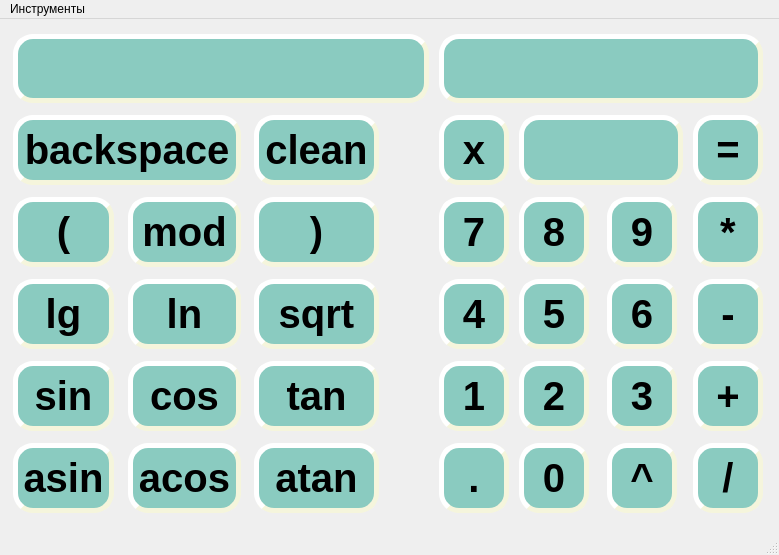
<?xml version="1.0" encoding="UTF-8"?>
<ui version="4.0">
 <class>MainWindow</class>
 <widget class="QMainWindow" name="MainWindow">
  <property name="geometry">
   <rect>
    <x>0</x>
    <y>0</y>
    <width>779</width>
    <height>555</height>
   </rect>
  </property>
  <property name="maximumSize">
   <size>
    <width>779</width>
    <height>555</height>
   </size>
  </property>
  <property name="windowTitle">
   <string>SmartCalc</string>
  </property>
  <widget class="QWidget" name="centralwidget">
   <layout class="QGridLayout" name="gridLayout_4">
    <item row="5" column="7">
     <widget class="QPushButton" name="pushButton_div">
      <property name="sizePolicy">
       <sizepolicy hsizetype="Minimum" vsizetype="Preferred">
        <horstretch>0</horstretch>
        <verstretch>0</verstretch>
       </sizepolicy>
      </property>
      <property name="minimumSize">
       <size>
        <width>70</width>
        <height>70</height>
       </size>
      </property>
      <property name="maximumSize">
       <size>
        <width>70</width>
        <height>70</height>
       </size>
      </property>
      <property name="styleSheet">
       <string notr="true">
     background-color: rgb(138, 203, 192);
     border-style: outset;
     border-width: 5px;
     border-radius: 20px;
     border-color: beige;
     font: bold 40px;
     padding: 6px;</string>
      </property>
      <property name="text">
       <string>/</string>
      </property>
     </widget>
    </item>
    <item row="2" column="0">
     <widget class="QPushButton" name="pushButton_open_braket">
      <property name="sizePolicy">
       <sizepolicy hsizetype="Minimum" vsizetype="Preferred">
        <horstretch>0</horstretch>
        <verstretch>0</verstretch>
       </sizepolicy>
      </property>
      <property name="maximumSize">
       <size>
        <width>101</width>
        <height>70</height>
       </size>
      </property>
      <property name="styleSheet">
       <string notr="true">
     background-color: rgb(138, 203, 192);
     border-style: outset;
     border-width: 5px;
     border-radius: 20px;
     border-color: beige;
     font: bold 40px;
     padding: 6px;</string>
      </property>
      <property name="text">
       <string>(</string>
      </property>
     </widget>
    </item>
    <item row="2" column="1">
     <widget class="QPushButton" name="pushButton_mod">
      <property name="maximumSize">
       <size>
        <width>113</width>
        <height>70</height>
       </size>
      </property>
      <property name="styleSheet">
       <string notr="true">
     background-color: rgb(138, 203, 192);
     border-style: outset;
     border-width: 5px;
     border-radius: 20px;
     border-color: beige;
     font: bold 40px;
     padding: 6px;</string>
      </property>
      <property name="text">
       <string>mod</string>
      </property>
     </widget>
    </item>
    <item row="4" column="7">
     <widget class="QPushButton" name="pushButton_plus">
      <property name="sizePolicy">
       <sizepolicy hsizetype="Minimum" vsizetype="Preferred">
        <horstretch>0</horstretch>
        <verstretch>0</verstretch>
       </sizepolicy>
      </property>
      <property name="minimumSize">
       <size>
        <width>70</width>
        <height>70</height>
       </size>
      </property>
      <property name="maximumSize">
       <size>
        <width>70</width>
        <height>70</height>
       </size>
      </property>
      <property name="styleSheet">
       <string notr="true">
     background-color: rgb(138, 203, 192);
     border-style: outset;
     border-width: 5px;
     border-radius: 20px;
     border-color: beige;
     font: bold 40px;
     padding: 6px;</string>
      </property>
      <property name="text">
       <string>+</string>
      </property>
     </widget>
    </item>
    <item row="4" column="4">
     <widget class="QPushButton" name="pushButton_1">
      <property name="sizePolicy">
       <sizepolicy hsizetype="Minimum" vsizetype="Preferred">
        <horstretch>0</horstretch>
        <verstretch>0</verstretch>
       </sizepolicy>
      </property>
      <property name="minimumSize">
       <size>
        <width>70</width>
        <height>70</height>
       </size>
      </property>
      <property name="maximumSize">
       <size>
        <width>70</width>
        <height>70</height>
       </size>
      </property>
      <property name="styleSheet">
       <string notr="true">
     background-color: rgb(138, 203, 192);
     border-style: outset;
     border-width: 5px;
     border-radius: 20px;
     border-color: beige;
     font: bold 40px;
     padding: 6px;</string>
      </property>
      <property name="text">
       <string>1</string>
      </property>
     </widget>
    </item>
    <item row="3" column="1">
     <widget class="QPushButton" name="pushButton_ln">
      <property name="sizePolicy">
       <sizepolicy hsizetype="Minimum" vsizetype="Preferred">
        <horstretch>0</horstretch>
        <verstretch>0</verstretch>
       </sizepolicy>
      </property>
      <property name="maximumSize">
       <size>
        <width>113</width>
        <height>70</height>
       </size>
      </property>
      <property name="styleSheet">
       <string notr="true">
     background-color: rgb(138, 203, 192);
     border-style: outset;
     border-width: 5px;
     border-radius: 20px;
     border-color: beige;
     font: bold 40px;
     padding: 6px;</string>
      </property>
      <property name="text">
       <string>ln</string>
      </property>
     </widget>
    </item>
    <item row="1" column="2">
     <widget class="QPushButton" name="pushButton_clean">
      <property name="sizePolicy">
       <sizepolicy hsizetype="Minimum" vsizetype="Preferred">
        <horstretch>0</horstretch>
        <verstretch>0</verstretch>
       </sizepolicy>
      </property>
      <property name="maximumSize">
       <size>
        <width>125</width>
        <height>71</height>
       </size>
      </property>
      <property name="styleSheet">
       <string notr="true">
     background-color: rgb(138, 203, 192);
     border-style: outset;
     border-width: 5px;
     border-radius: 20px;
     border-color: beige;
     font: bold 40px;
     padding: 6px;</string>
      </property>
      <property name="text">
       <string>clean</string>
      </property>
     </widget>
    </item>
    <item row="2" column="7">
     <widget class="QPushButton" name="pushButton_mul">
      <property name="sizePolicy">
       <sizepolicy hsizetype="Expanding" vsizetype="Preferred">
        <horstretch>0</horstretch>
        <verstretch>0</verstretch>
       </sizepolicy>
      </property>
      <property name="minimumSize">
       <size>
        <width>70</width>
        <height>70</height>
       </size>
      </property>
      <property name="maximumSize">
       <size>
        <width>70</width>
        <height>70</height>
       </size>
      </property>
      <property name="styleSheet">
       <string notr="true">
     background-color: rgb(138, 203, 192);
     border-style: outset;
     border-width: 5px;
     border-radius: 20px;
     border-color: beige;
     font: bold 40px;
     padding: 6px;</string>
      </property>
      <property name="text">
       <string>*</string>
      </property>
     </widget>
    </item>
    <item row="3" column="5">
     <widget class="QPushButton" name="pushButton_5">
      <property name="sizePolicy">
       <sizepolicy hsizetype="Minimum" vsizetype="Preferred">
        <horstretch>0</horstretch>
        <verstretch>0</verstretch>
       </sizepolicy>
      </property>
      <property name="minimumSize">
       <size>
        <width>70</width>
        <height>70</height>
       </size>
      </property>
      <property name="maximumSize">
       <size>
        <width>70</width>
        <height>70</height>
       </size>
      </property>
      <property name="styleSheet">
       <string notr="true">
     background-color: rgb(138, 203, 192);
     border-style: outset;
     border-width: 5px;
     border-radius: 20px;
     border-color: beige;
     font: bold 40px;
     padding: 6px;</string>
      </property>
      <property name="text">
       <string>5</string>
      </property>
     </widget>
    </item>
    <item row="4" column="6">
     <widget class="QPushButton" name="pushButton_3">
      <property name="sizePolicy">
       <sizepolicy hsizetype="Minimum" vsizetype="Preferred">
        <horstretch>0</horstretch>
        <verstretch>0</verstretch>
       </sizepolicy>
      </property>
      <property name="minimumSize">
       <size>
        <width>70</width>
        <height>70</height>
       </size>
      </property>
      <property name="maximumSize">
       <size>
        <width>70</width>
        <height>70</height>
       </size>
      </property>
      <property name="styleSheet">
       <string notr="true">
     background-color: rgb(138, 203, 192);
     border-style: outset;
     border-width: 5px;
     border-radius: 20px;
     border-color: beige;
     font: bold 40px;
     padding: 6px;</string>
      </property>
      <property name="text">
       <string>3</string>
      </property>
     </widget>
    </item>
    <item row="2" column="6">
     <widget class="QPushButton" name="pushButton_9">
      <property name="sizePolicy">
       <sizepolicy hsizetype="Fixed" vsizetype="Preferred">
        <horstretch>100</horstretch>
        <verstretch>0</verstretch>
       </sizepolicy>
      </property>
      <property name="minimumSize">
       <size>
        <width>70</width>
        <height>70</height>
       </size>
      </property>
      <property name="maximumSize">
       <size>
        <width>70</width>
        <height>70</height>
       </size>
      </property>
      <property name="styleSheet">
       <string notr="true">
     background-color: rgb(138, 203, 192);
     border-style: outset;
     border-width: 5px;
     border-radius: 20px;
     border-color: beige;
     font: bold 40px;
     padding: 6px;</string>
      </property>
      <property name="text">
       <string>9</string>
      </property>
     </widget>
    </item>
    <item row="4" column="2">
     <widget class="QPushButton" name="pushButton_tan">
      <property name="sizePolicy">
       <sizepolicy hsizetype="Minimum" vsizetype="Preferred">
        <horstretch>0</horstretch>
        <verstretch>0</verstretch>
       </sizepolicy>
      </property>
      <property name="maximumSize">
       <size>
        <width>125</width>
        <height>70</height>
       </size>
      </property>
      <property name="styleSheet">
       <string notr="true">
     background-color: rgb(138, 203, 192);
     border-style: outset;
     border-width: 5px;
     border-radius: 20px;
     border-color: beige;
     font: bold 40px;
     padding: 6px;</string>
      </property>
      <property name="text">
       <string>tan</string>
      </property>
     </widget>
    </item>
    <item row="5" column="6">
     <widget class="QPushButton" name="pushButton_power">
      <property name="sizePolicy">
       <sizepolicy hsizetype="Minimum" vsizetype="Preferred">
        <horstretch>0</horstretch>
        <verstretch>0</verstretch>
       </sizepolicy>
      </property>
      <property name="minimumSize">
       <size>
        <width>70</width>
        <height>70</height>
       </size>
      </property>
      <property name="maximumSize">
       <size>
        <width>70</width>
        <height>70</height>
       </size>
      </property>
      <property name="styleSheet">
       <string notr="true">
     background-color: rgb(138, 203, 192);
     border-style: outset;
     border-width: 5px;
     border-radius: 20px;
     border-color: beige;
     font: bold 40px;
     padding: 6px;</string>
      </property>
      <property name="text">
       <string>^</string>
      </property>
     </widget>
    </item>
    <item row="4" column="1">
     <widget class="QPushButton" name="pushButton_cos">
      <property name="sizePolicy">
       <sizepolicy hsizetype="Minimum" vsizetype="Preferred">
        <horstretch>0</horstretch>
        <verstretch>0</verstretch>
       </sizepolicy>
      </property>
      <property name="maximumSize">
       <size>
        <width>113</width>
        <height>70</height>
       </size>
      </property>
      <property name="styleSheet">
       <string notr="true">
     background-color: rgb(138, 203, 192);
     border-style: outset;
     border-width: 5px;
     border-radius: 20px;
     border-color: beige;
     font: bold 40px;
     padding: 6px;</string>
      </property>
      <property name="text">
       <string>cos</string>
      </property>
     </widget>
    </item>
    <item row="1" column="0" colspan="2">
     <widget class="QPushButton" name="pushButton_backspace">
      <property name="sizePolicy">
       <sizepolicy hsizetype="Minimum" vsizetype="Preferred">
        <horstretch>0</horstretch>
        <verstretch>0</verstretch>
       </sizepolicy>
      </property>
      <property name="maximumSize">
       <size>
        <width>228</width>
        <height>71</height>
       </size>
      </property>
      <property name="styleSheet">
       <string notr="true">
     background-color: rgb(138, 203, 192);
     border-style: outset;
     border-width: 5px;
     border-radius: 20px;
     border-color: beige;
     font: bold 40px;
     padding: 6px;</string>
      </property>
      <property name="text">
       <string>backspace</string>
      </property>
     </widget>
    </item>
    <item row="3" column="2">
     <widget class="QPushButton" name="pushButton_sqrt">
      <property name="sizePolicy">
       <sizepolicy hsizetype="Minimum" vsizetype="Preferred">
        <horstretch>0</horstretch>
        <verstretch>0</verstretch>
       </sizepolicy>
      </property>
      <property name="maximumSize">
       <size>
        <width>125</width>
        <height>70</height>
       </size>
      </property>
      <property name="styleSheet">
       <string notr="true">
     background-color: rgb(138, 203, 192);
     border-style: outset;
     border-width: 5px;
     border-radius: 20px;
     border-color: beige;
     font: bold 40px;
     padding: 6px;</string>
      </property>
      <property name="text">
       <string>sqrt</string>
      </property>
     </widget>
    </item>
    <item row="3" column="7">
     <widget class="QPushButton" name="pushButton_minus">
      <property name="sizePolicy">
       <sizepolicy hsizetype="Minimum" vsizetype="Preferred">
        <horstretch>0</horstretch>
        <verstretch>0</verstretch>
       </sizepolicy>
      </property>
      <property name="minimumSize">
       <size>
        <width>70</width>
        <height>70</height>
       </size>
      </property>
      <property name="maximumSize">
       <size>
        <width>70</width>
        <height>70</height>
       </size>
      </property>
      <property name="styleSheet">
       <string notr="true">
     background-color: rgb(138, 203, 192);
     border-style: outset;
     border-width: 5px;
     border-radius: 20px;
     border-color: beige;
     font: bold 40px;
     padding: 6px;</string>
      </property>
      <property name="text">
       <string>-</string>
      </property>
     </widget>
    </item>
    <item row="2" column="4">
     <widget class="QPushButton" name="pushButton_7">
      <property name="sizePolicy">
       <sizepolicy hsizetype="Expanding" vsizetype="Preferred">
        <horstretch>0</horstretch>
        <verstretch>0</verstretch>
       </sizepolicy>
      </property>
      <property name="minimumSize">
       <size>
        <width>70</width>
        <height>70</height>
       </size>
      </property>
      <property name="maximumSize">
       <size>
        <width>70</width>
        <height>70</height>
       </size>
      </property>
      <property name="styleSheet">
       <string notr="true">
     background-color: rgb(138, 203, 192);
     border-style: outset;
     border-width: 5px;
     border-radius: 20px;
     border-color: beige;
     font: bold 40px;
     padding: 6px;</string>
      </property>
      <property name="text">
       <string>7</string>
      </property>
     </widget>
    </item>
    <item row="5" column="0">
     <widget class="QPushButton" name="pushButton_arcsin">
      <property name="sizePolicy">
       <sizepolicy hsizetype="Minimum" vsizetype="Preferred">
        <horstretch>0</horstretch>
        <verstretch>0</verstretch>
       </sizepolicy>
      </property>
      <property name="maximumSize">
       <size>
        <width>101</width>
        <height>70</height>
       </size>
      </property>
      <property name="styleSheet">
       <string notr="true">
     background-color: rgb(138, 203, 192);
     border-style: outset;
     border-width: 5px;
     border-radius: 20px;
     border-color: beige;
     font: bold 40px;
     padding: 6px;</string>
      </property>
      <property name="text">
       <string>asin</string>
      </property>
     </widget>
    </item>
    <item row="4" column="0">
     <widget class="QPushButton" name="pushButton_sin">
      <property name="sizePolicy">
       <sizepolicy hsizetype="Minimum" vsizetype="Preferred">
        <horstretch>0</horstretch>
        <verstretch>0</verstretch>
       </sizepolicy>
      </property>
      <property name="maximumSize">
       <size>
        <width>101</width>
        <height>70</height>
       </size>
      </property>
      <property name="styleSheet">
       <string notr="true">
     background-color: rgb(138, 203, 192);
     border-style: outset;
     border-width: 5px;
     border-radius: 20px;
     border-color: beige;
     font: bold 40px;
     padding: 6px;</string>
      </property>
      <property name="text">
       <string>sin</string>
      </property>
     </widget>
    </item>
    <item row="4" column="5">
     <widget class="QPushButton" name="pushButton_2">
      <property name="sizePolicy">
       <sizepolicy hsizetype="Minimum" vsizetype="Preferred">
        <horstretch>0</horstretch>
        <verstretch>0</verstretch>
       </sizepolicy>
      </property>
      <property name="minimumSize">
       <size>
        <width>70</width>
        <height>70</height>
       </size>
      </property>
      <property name="maximumSize">
       <size>
        <width>70</width>
        <height>70</height>
       </size>
      </property>
      <property name="styleSheet">
       <string notr="true">
     background-color: rgb(138, 203, 192);
     border-style: outset;
     border-width: 5px;
     border-radius: 20px;
     border-color: beige;
     font: bold 40px;
     padding: 6px;</string>
      </property>
      <property name="text">
       <string>2</string>
      </property>
     </widget>
    </item>
    <item row="3" column="0">
     <widget class="QPushButton" name="pushButton_log">
      <property name="sizePolicy">
       <sizepolicy hsizetype="Minimum" vsizetype="Preferred">
        <horstretch>0</horstretch>
        <verstretch>0</verstretch>
       </sizepolicy>
      </property>
      <property name="maximumSize">
       <size>
        <width>101</width>
        <height>70</height>
       </size>
      </property>
      <property name="styleSheet">
       <string notr="true">
     background-color: rgb(138, 203, 192);
     border-style: outset;
     border-width: 5px;
     border-radius: 20px;
     border-color: beige;
     font: bold 40px;
     padding: 6px;</string>
      </property>
      <property name="text">
       <string>lg</string>
      </property>
     </widget>
    </item>
    <item row="5" column="1">
     <widget class="QPushButton" name="pushButton_arccos">
      <property name="sizePolicy">
       <sizepolicy hsizetype="Minimum" vsizetype="Preferred">
        <horstretch>0</horstretch>
        <verstretch>0</verstretch>
       </sizepolicy>
      </property>
      <property name="maximumSize">
       <size>
        <width>113</width>
        <height>70</height>
       </size>
      </property>
      <property name="styleSheet">
       <string notr="true">
     background-color: rgb(138, 203, 192);
     border-style: outset;
     border-width: 5px;
     border-radius: 20px;
     border-color: beige;
     font: bold 40px;
     padding: 6px;</string>
      </property>
      <property name="text">
       <string>acos</string>
      </property>
     </widget>
    </item>
    <item row="5" column="2">
     <widget class="QPushButton" name="pushButton_arctan">
      <property name="sizePolicy">
       <sizepolicy hsizetype="Minimum" vsizetype="Preferred">
        <horstretch>0</horstretch>
        <verstretch>0</verstretch>
       </sizepolicy>
      </property>
      <property name="maximumSize">
       <size>
        <width>125</width>
        <height>70</height>
       </size>
      </property>
      <property name="styleSheet">
       <string notr="true">
     background-color: rgb(138, 203, 192);
     border-style: outset;
     border-width: 5px;
     border-radius: 20px;
     border-color: beige;
     font: bold 40px;
     padding: 6px;</string>
      </property>
      <property name="text">
       <string>atan</string>
      </property>
     </widget>
    </item>
    <item row="5" column="4">
     <widget class="QPushButton" name="pushButton_dot">
      <property name="sizePolicy">
       <sizepolicy hsizetype="Minimum" vsizetype="Preferred">
        <horstretch>0</horstretch>
        <verstretch>0</verstretch>
       </sizepolicy>
      </property>
      <property name="minimumSize">
       <size>
        <width>70</width>
        <height>70</height>
       </size>
      </property>
      <property name="maximumSize">
       <size>
        <width>70</width>
        <height>70</height>
       </size>
      </property>
      <property name="styleSheet">
       <string notr="true">
     background-color: rgb(138, 203, 192);
     border-style: outset;
     border-width: 5px;
     border-radius: 20px;
     border-color: beige;
     font: bold 40px;
     padding: 6px;</string>
      </property>
      <property name="text">
       <string>.</string>
      </property>
     </widget>
    </item>
    <item row="5" column="5">
     <widget class="QPushButton" name="pushButton_0">
      <property name="sizePolicy">
       <sizepolicy hsizetype="Minimum" vsizetype="Preferred">
        <horstretch>0</horstretch>
        <verstretch>0</verstretch>
       </sizepolicy>
      </property>
      <property name="minimumSize">
       <size>
        <width>70</width>
        <height>70</height>
       </size>
      </property>
      <property name="maximumSize">
       <size>
        <width>70</width>
        <height>70</height>
       </size>
      </property>
      <property name="styleSheet">
       <string notr="true">
     background-color: rgb(138, 203, 192);
     border-style: outset;
     border-width: 5px;
     border-radius: 20px;
     border-color: beige;
     font: bold 40px;
     padding: 6px;</string>
      </property>
      <property name="text">
       <string>0</string>
      </property>
     </widget>
    </item>
    <item row="3" column="6">
     <widget class="QPushButton" name="pushButton_6">
      <property name="sizePolicy">
       <sizepolicy hsizetype="Minimum" vsizetype="Preferred">
        <horstretch>0</horstretch>
        <verstretch>0</verstretch>
       </sizepolicy>
      </property>
      <property name="minimumSize">
       <size>
        <width>70</width>
        <height>70</height>
       </size>
      </property>
      <property name="maximumSize">
       <size>
        <width>70</width>
        <height>70</height>
       </size>
      </property>
      <property name="styleSheet">
       <string notr="true">
     background-color: rgb(138, 203, 192);
     border-style: outset;
     border-width: 5px;
     border-radius: 20px;
     border-color: beige;
     font: bold 40px;
     padding: 6px;</string>
      </property>
      <property name="text">
       <string>6</string>
      </property>
     </widget>
    </item>
    <item row="3" column="4">
     <widget class="QPushButton" name="pushButton_4">
      <property name="sizePolicy">
       <sizepolicy hsizetype="Minimum" vsizetype="Preferred">
        <horstretch>0</horstretch>
        <verstretch>0</verstretch>
       </sizepolicy>
      </property>
      <property name="minimumSize">
       <size>
        <width>70</width>
        <height>70</height>
       </size>
      </property>
      <property name="maximumSize">
       <size>
        <width>70</width>
        <height>70</height>
       </size>
      </property>
      <property name="styleSheet">
       <string notr="true">
     background-color: rgb(138, 203, 192);
     border-style: outset;
     border-width: 5px;
     border-radius: 20px;
     border-color: beige;
     font: bold 40px;
     padding: 6px;</string>
      </property>
      <property name="text">
       <string>4</string>
      </property>
     </widget>
    </item>
    <item row="2" column="5">
     <widget class="QPushButton" name="pushButton_8">
      <property name="sizePolicy">
       <sizepolicy hsizetype="Expanding" vsizetype="Preferred">
        <horstretch>0</horstretch>
        <verstretch>0</verstretch>
       </sizepolicy>
      </property>
      <property name="minimumSize">
       <size>
        <width>70</width>
        <height>70</height>
       </size>
      </property>
      <property name="maximumSize">
       <size>
        <width>70</width>
        <height>70</height>
       </size>
      </property>
      <property name="styleSheet">
       <string notr="true">
     background-color: rgb(138, 203, 192);
     border-style: outset;
     border-width: 5px;
     border-radius: 20px;
     border-color: beige;
     font: bold 40px;
     padding: 6px;</string>
      </property>
      <property name="text">
       <string>8</string>
      </property>
     </widget>
    </item>
    <item row="2" column="2">
     <widget class="QPushButton" name="pushButton_close_braket">
      <property name="sizePolicy">
       <sizepolicy hsizetype="Minimum" vsizetype="Preferred">
        <horstretch>0</horstretch>
        <verstretch>0</verstretch>
       </sizepolicy>
      </property>
      <property name="maximumSize">
       <size>
        <width>125</width>
        <height>70</height>
       </size>
      </property>
      <property name="styleSheet">
       <string notr="true">
     background-color: rgb(138, 203, 192);
     border-style: outset;
     border-width: 5px;
     border-radius: 20px;
     border-color: beige;
     font: bold 40px;
     padding: 6px;</string>
      </property>
      <property name="text">
       <string>)</string>
      </property>
     </widget>
    </item>
    <item row="2" column="3">
     <spacer name="horizontalSpacer">
      <property name="orientation">
       <enum>Qt::Horizontal</enum>
      </property>
      <property name="sizeType">
       <enum>QSizePolicy::Fixed</enum>
      </property>
      <property name="sizeHint" stdset="0">
       <size>
        <width>40</width>
        <height>20</height>
       </size>
      </property>
     </spacer>
    </item>
    <item row="0" column="0" colspan="4">
     <widget class="QLabel" name="label_main">
      <property name="sizePolicy">
       <sizepolicy hsizetype="Preferred" vsizetype="Preferred">
        <horstretch>0</horstretch>
        <verstretch>0</verstretch>
       </sizepolicy>
      </property>
      <property name="maximumSize">
       <size>
        <width>2000</width>
        <height>100</height>
       </size>
      </property>
      <property name="styleSheet">
       <string notr="true">     background-color: rgb(138, 203, 192);
     border-style: outset;
     border-width: 5px;
     border-radius: 20px;
     border-color: beige;
     font: bold 40px;
     padding: 6px;</string>
      </property>
      <property name="text">
       <string/>
      </property>
     </widget>
    </item>
    <item row="0" column="4" colspan="4">
     <widget class="QLabel" name="label_result">
      <property name="maximumSize">
       <size>
        <width>324</width>
        <height>69</height>
       </size>
      </property>
      <property name="styleSheet">
       <string notr="true">     background-color: rgb(138, 203, 192);
     border-style: outset;
     border-width: 5px;
     border-radius: 20px;
     border-color: beige;
     font: bold 40px;
     padding: 6px;</string>
      </property>
      <property name="text">
       <string/>
      </property>
      <property name="alignment">
       <set>Qt::AlignCenter</set>
      </property>
     </widget>
    </item>
    <item row="1" column="7">
     <widget class="QPushButton" name="pushButton_equal">
      <property name="sizePolicy">
       <sizepolicy hsizetype="Expanding" vsizetype="Preferred">
        <horstretch>0</horstretch>
        <verstretch>0</verstretch>
       </sizepolicy>
      </property>
      <property name="minimumSize">
       <size>
        <width>70</width>
        <height>70</height>
       </size>
      </property>
      <property name="maximumSize">
       <size>
        <width>70</width>
        <height>70</height>
       </size>
      </property>
      <property name="styleSheet">
       <string notr="true">
     background-color: rgb(138, 203, 192);
     border-style: outset;
     border-width: 5px;
     border-radius: 20px;
     border-color: beige;
     font: bold 40px;
     padding: 6px;</string>
      </property>
      <property name="text">
       <string>=</string>
      </property>
     </widget>
    </item>
    <item row="1" column="5" colspan="2">
     <widget class="QLineEdit" name="lineEdit">
      <property name="sizePolicy">
       <sizepolicy hsizetype="Expanding" vsizetype="Preferred">
        <horstretch>0</horstretch>
        <verstretch>0</verstretch>
       </sizepolicy>
      </property>
      <property name="minimumSize">
       <size>
        <width>160</width>
        <height>0</height>
       </size>
      </property>
      <property name="styleSheet">
       <string notr="true">
     background-color: rgb(138, 203, 192);
     border-style: outset;
     border-width: 5px;
     border-radius: 20px;
     border-color: beige;
     font: bold 40px;
     padding: 6px;</string>
      </property>
     </widget>
    </item>
    <item row="1" column="4">
     <widget class="QPushButton" name="pushButton_x">
      <property name="minimumSize">
       <size>
        <width>70</width>
        <height>70</height>
       </size>
      </property>
      <property name="maximumSize">
       <size>
        <width>70</width>
        <height>70</height>
       </size>
      </property>
      <property name="styleSheet">
       <string notr="true">
     background-color: rgb(138, 203, 192);
     border-style: outset;
     border-width: 5px;
     border-radius: 20px;
     border-color: beige;
     font: bold 40px;
     padding: 6px;</string>
      </property>
      <property name="text">
       <string>x</string>
      </property>
     </widget>
    </item>
   </layout>
  </widget>
  <widget class="QMenuBar" name="menubar">
   <property name="geometry">
    <rect>
     <x>0</x>
     <y>0</y>
     <width>779</width>
     <height>22</height>
    </rect>
   </property>
   <widget class="QMenu" name="menu">
    <property name="title">
     <string>Инструменты</string>
    </property>
    <addaction name="graph"/>
   </widget>
   <addaction name="menu"/>
  </widget>
  <widget class="QStatusBar" name="statusbar"/>
  <action name="graph">
   <property name="text">
    <string>График</string>
   </property>
  </action>
 </widget>
 <resources/>
 <connections/>
</ui>
